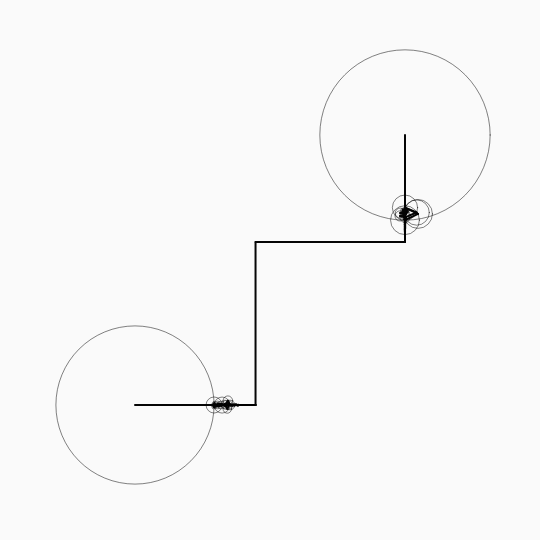
Frame 1 (no input)
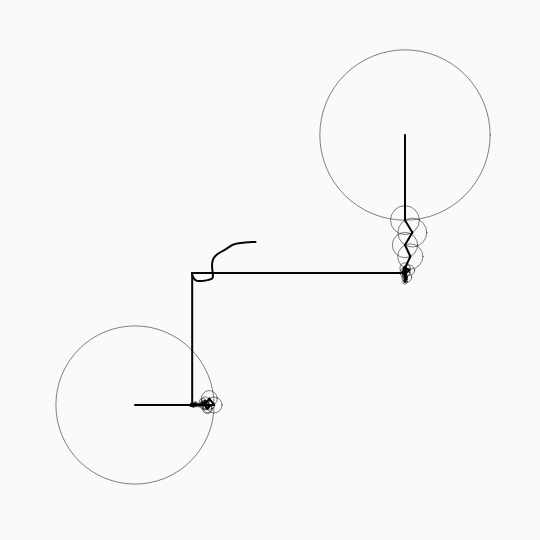
Frame 60 (no input)
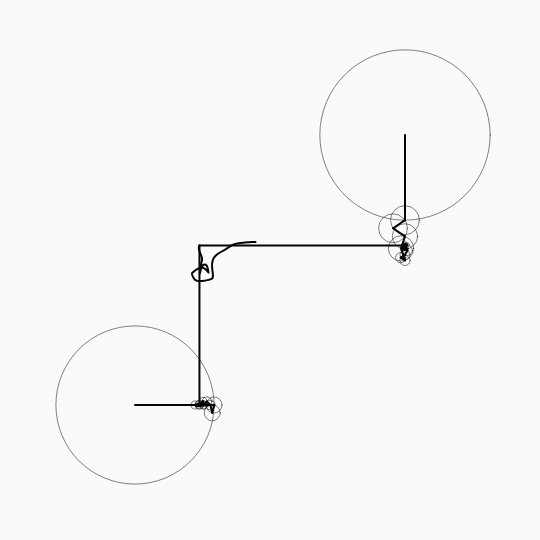
Frame 120 (the mouse pressed at the canvas centre since frame 60)

The p5.js sketch that drew these frames (run headless with seeded random() and noise() and a simulated clock; from frame 60 on, the mouse is pressed at the canvas centre):

// p5.js sketch
// ── sketch.js
let clrs = [250, 5];
let time = 0;
let SW = 2;
let total = 500;

let y = [],
	x = [];
let fourierY, fourierX;
let path = [];

function setup() {
	createCanvas(540, 540);
	let r = width / 3;
	for (let i = 0; i < total; i++) {
		let angle = map(i, 0, total, 0, TWO_PI);
		x[i] = r * noise(angle);
		y[i] = r * noise(angle + 1000);
	}
	fourierY = dft(y);
	fourierX = dft(x);

	fourierX.sort((a, b) => b.amp - a.amp);
	fourierY.sort((a, b) => b.amp - a.amp);
}

function draw() {
	background(clrs[0]);

	let vx = epiCycle(width / 4, height / 4 * 3, 0, fourierX);
	let vy = epiCycle(width / 4 * 3, height / 4, HALF_PI, fourierY);
	let v = createVector(vx.x, vy.y);
	path.unshift(v);

	// translate(width / 4, height / 4);
	line(vx.x, vx.y, v.x, v.y);
	line(vy.x, vy.y, v.x, v.y);

	beginShape();
	for (let i = 0; i < path.length; i++) {
		vertex(path[i].x, path[i].y);
	}
	endShape();
	if (path.length >= total / 4) {
		path.pop();
	}

	const dt = TWO_PI / fourierY.length;
	time += dt;
}

function epiCycle(x, y, rotation, fourier) {
	for (let i = 0; i < fourier.length; i++) {
		let curr = fourier[i];

		let prevx = x;
		let prevy = y;

		let freq = curr.freq;
		let radius = curr.amp;
		let phase = curr.phase;
		x += radius * cos(freq * time + phase + rotation);
		y += radius * sin(freq * time + phase + rotation);

		stroke(clrs[1]);
		strokeWeight(SW / 4);
		noFill();
		ellipse(prevx, prevy, radius * 2);
		strokeWeight(SW);
		line(prevx, prevy, x, y);
	}

	return createVector(x, y);
}
// ── fourier.js
function dft(x) {
  let X = [];
  const N = x.length;
  for (let k = 0; k < N; k++) {
    let re = 0;
    let im = 0;
    for (let n = 0; n < N; n++) {
      const phi = (TWO_PI * k * n) / N;
      re += x[n] * cos(phi);
      im -= x[n] * sin(phi);
    }
    re /= N;
    im /= N;

    let freq = k;
    let amp = sqrt(re * re + im * im);
    let phase = atan2(im, re);

    X[k] = {
      re,
      im,
      freq,
      amp,
      phase
    };
  }
  return X;
}
